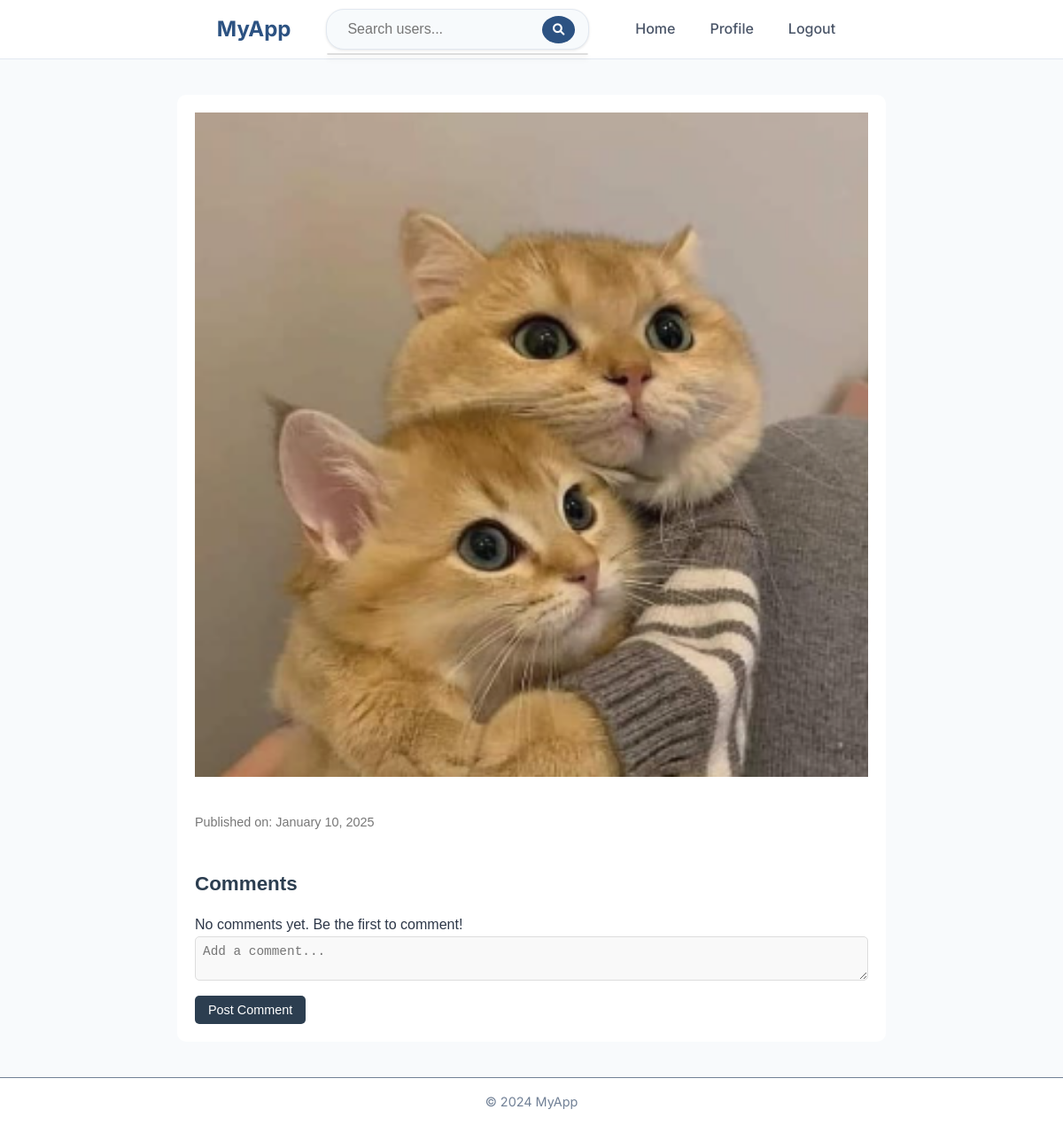
The page /post/16/ (signed in) on the database its author committed.
### social_network/models.py (models this page shows, shortened)
class Post(models.Model):
    author = models.ForeignKey(User, on_delete=models.CASCADE)
    content = models.TextField(blank=True)
    image = models.ImageField(upload_to='post_images/', null=True, blank=True)
    created_at = models.DateTimeField(auto_now_add=True)
    updated_at = models.DateTimeField(auto_now=True)

### social_network/views.py (the view)
# urls.py: path('post/<int:post_id>/', views.post_detail_view, name='post_detail'),
@login_required
def post_detail_view(request, post_id):
    post = get_object_or_404(Post, id=post_id)
    if request.method == "POST":
        content = request.POST.get("content")
        if content:
            Comment.objects.create(post=post, author=request.user.profile, content=content)
            return redirect('post_detail', post_id=post.id)
    comments = post.comments.all()
    return render(request, 'posts/edit_post.html', {'post': post, 'comments': comments})

### templates/posts/edit_post.html (shortened to what this page needs)
{% extends 'base.html' %}
{% load static %}
{% block content %}
    <link rel="stylesheet" href="{% static 'css/edit_post.css' %}">
    <div class="post-detail-container">
        <div class="post-detail">
            {% if post.image %}
                <img src="{{ post.image.url }}" alt="Post Image" class="post-image">
            {% endif %}
            <span class="post-date">Published on: {{ post.created_at|date:"F j, Y" }}</span>
        </div>
        <div class="comments-section">
            <h4>Comments</h4>
            {% for comment in comments %}
                <div class="comment">
                    <strong>{{ comment.author.user.username }}</strong>
                    <p>{{ comment.content }}</p>
                    <span class="comment-date">{{ comment.created_at|date:"F j, Y, g:i a" }}</span>
                    {% if comment.author == user.profile %}
                        <form method="POST" action="{% url 'delete_comment' comment.id %}" style="display:inline;">
                            {% csrf_token %}
                            <button type="submit" class="btn-delete-comment">Delete</button>
                        </form>
                    {% endif %}
                </div>
            {% empty %}
                <p>No comments yet. Be the first to comment!</p>
            {% endfor %}
            <form method="POST" class="comment-form">
                <textarea name="content" placeholder="Add a comment..." required></textarea>
                <button type="submit">Post Comment</button>
            </form>
        </div>
    </div>
{% endblock %}

### static/css/base.css (style rules this page uses)
* { margin: 0; padding: 0; box-sizing: border-box; }
body { font-family: 'Inter', sans-serif; background-color: #f8fafc; color: #2d3748; line-height: 1.6; display: flex; flex-direction: column; min-height: 100vh; }

### static/css/edit_post.css (style rules this page uses)
.post-detail-container { width: 90%; max-width: 800px; margin: 40px auto; padding: 20px; background-color: #ffffff; border-radius: 10px; font-family: Arial, sans-serif; }
.post-date { font-size: 0.9rem; color: #777; }
.post-image { width: 100%; margin-bottom: 15px; object-fit: cover; }
.comments-section { margin-top: 30px; padding-top: 10px; }
.comments-section h4 { margin-bottom: 15px; font-size: 1.4rem; font-weight: bold; color: #2c3e50; }
.comment-form textarea { width: 100%; padding: 8px; font-size: 0.9rem; border-radius: 5px; border: 1px solid #ddd; margin-bottom: 10px; background-color: #f9f9f9; resize: vertical; }
.comment-form button { background-color: #2c3e50; color: white; border: none; padding: 8px 15px; font-size: 0.9rem; border-radius: 5px; cursor: pointer; }

### rows shown on the page
Post: image (picture), created_at "January 10, 2025"
